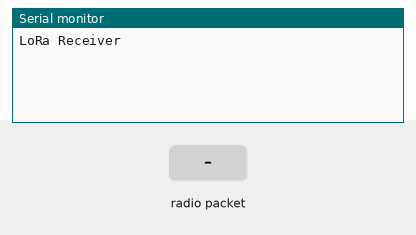
Simulated run of this sketch. Board: Arduino Zero (SAMD21). Shown: the last lines printed to the serial monitor. The inputs (shaded band) are chosen by the test bench. No radio packets arrive unless stated.

Above: at 1.2 s.
1.3 s: radio packet "1" arrives
At 1.7 s:
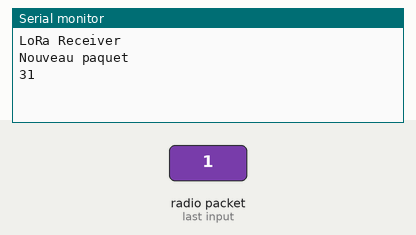
2.8 s: radio packet "0" arrives
At 4.0 s:
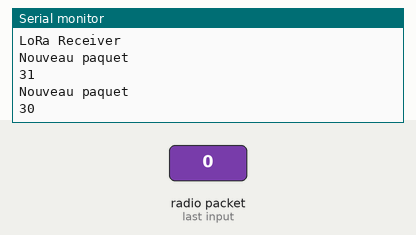
4.3 s: radio packet "2" arrives
At 5.2 s:
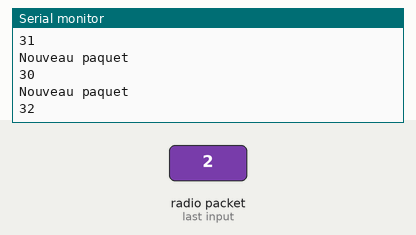

The sketch:

LoRaReceiver.ino
```cpp
#include <SPI.h>
#include <LoRa.h>

void setup() {
  SerialUSB.begin(9600);
  while (!SerialUSB){};
  SerialUSB.println("LoRa Receiver");

  if (!LoRa.begin(868E6)) {
    Serial.println("Starting LoRa failed!");
    while (1);
  }
}

void loop() {
  int packetSize = LoRa.parsePacket();
  if (packetSize > 0) {
  SerialUSB.println("Nouveau paquet");
  for (int i = 0; i < packetSize; i++)
    {
      SerialUSB.println(LoRa.read(),HEX);
    }
    //Serial.print("with RSSi");
    //Serial.println(LoRa.packetRssi());
    delay(100);
  }
  //SerialUSB.println("");
}
```

Measured:
- after the input at 1.3 s, the serial monitor: prints a new line at once (image 1)
- after the input at 2.8 s, the serial monitor: prints a new line at once (image 2)
- after the input at 4.3 s, the serial monitor: prints a new line at once (image 3)
